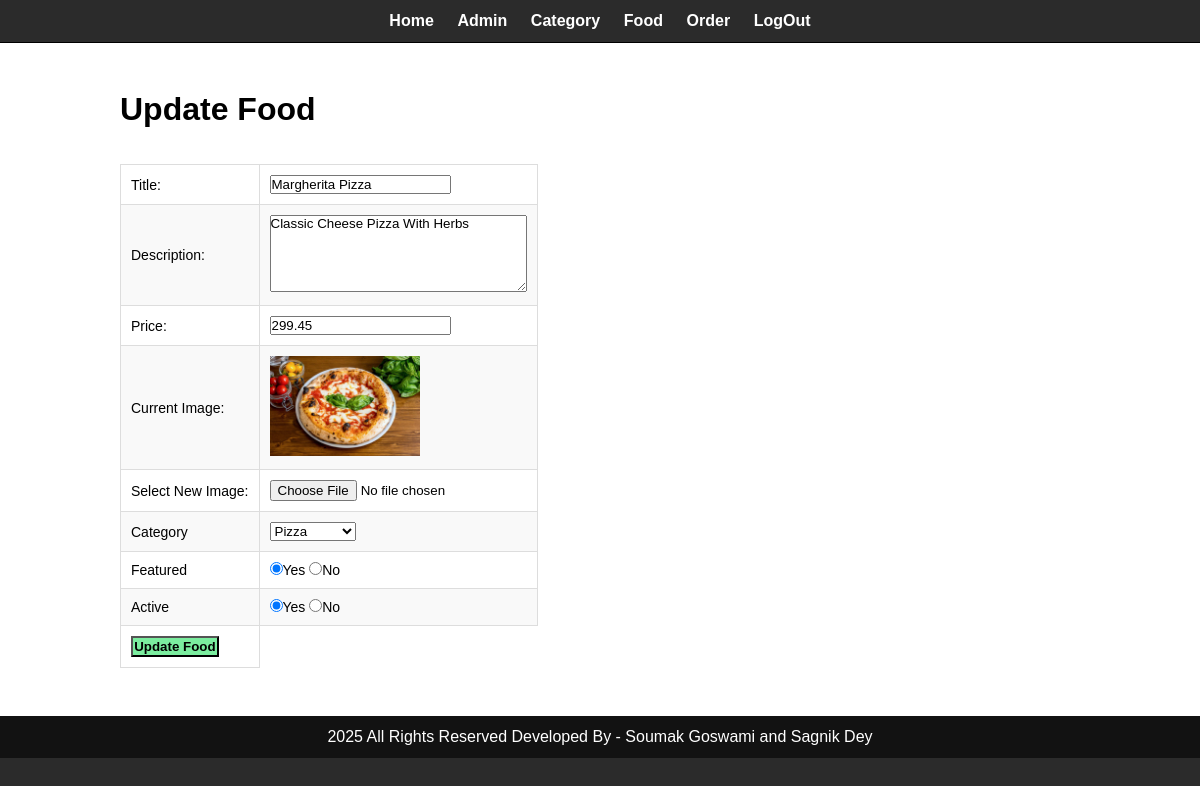
Page /admin/update-food.php?id=15 (signed in) on the committed database.
### tables this page shows
CREATE TABLE `tbl_food` (
  `id` int(10) UNSIGNED NOT NULL,
  `title` varchar(100) NOT NULL,
  `description` text NOT NULL,
  `price` decimal(10,2) NOT NULL,
  `image_name` varchar(255) NOT NULL,
  `category_id` int(10) UNSIGNED NOT NULL,
  `featured` varchar(10) NOT NULL,
  `active` varchar(10) NOT NULL
);

CREATE TABLE `tbl_category` (
  `id` int(10) UNSIGNED NOT NULL,
  `title` varchar(100) NOT NULL,
  `image_name` varchar(255) NOT NULL,
  `featured` varchar(10) NOT NULL,
  `active` varchar(10) NOT NULL
);

### admin/update-food.php (the view, shortened to what this page needs)
<?php include('partials/menu.php');
?>
<?php
    if(isset($_GET['id']))
    {
        $id = $_GET['id'];
        $sql2 = "SELECT * FROM tbl_food WHERE id = $id";
        $res2 = mysqli_query($conn , $sql2);
        $row2 = mysqli_fetch_assoc($res2);
        $title = $row2['title'];
        $description = $row2['description'];
        $price = $row2['price'];
        $current_image = $row2['image_name'];
        $current_category = $row2['category_id'];
        $featured = $row2['featured'];
        $active = $row2['active'];
    }
    else
    {
        header('location:'.SITEURL.'admin/manage-food.php');
    }
?>
<div class="main-content">
    <div class="wrapper">
        <h1>Update Food</h1>
        <br><br>
        <form action="" method="POST" enctype="multipart/form-data">
            <table class="tbl-30">
                <tr>
                    <td>Title:</td>
                    <td>
                        <input type="text" name="title" value="<?php echo $title;?>">
                    </td>
                </tr>
                <tr>
                    <td>Description:</td>
                    <td>
                        <textarea name="description" cols="30" rows="5"><?php echo $description; ?></textarea>
                    </td>
                </tr>
                <tr>
                    <td>Price:</td>
                    <td>
                        <input type="number" step="0.01" name="price" value="<?php echo $price;?>">
                    </td>
                </tr>
                <tr>
                    <td>Current Image:</td>
                    <td>
                        <?php
                            if($current_image == "")
                            {
                                echo "<div class='error'>Image Not Available</div>";
                            }
                            else
                            {
                                ?>
                                <img src="<?php echo SITEURL;?>images/food/<?php echo $current_image;?>" width="150px">
                                <?php
                            }
                        ?>
                    </td>
                </tr>
                <tr>
                    <td>Select New Image:</td>
                    <td>
                        <input type="file" name="image">
                    </td>
                </tr>
                <tr>
                    <td>Category</td>
                    <td>
                        <select name="category">
                            <?php
                                $sql = "SELECT * FROM tbl_category WHERE active='Yes'";
                                $res = mysqli_query($conn , $sql);
                                $count = mysqli_num_rows($res);
                                if($count>0)
                                {
                                    while($row=mysqli_fetch_assoc($res))
                                    {
                                        $category_title = $row['title'];
                                        $category_id = $row['id'];
                                        ?>
                                        <option <?php if($current_category == $category_id){echo "selected";} ?> value="<?php echo $category_id; ?>"><?php echo $category_title; ?></option>
                                        <?php
                                    }
                                }
                                else
                                {
                                    echo "<option value='0'>Category Not Available.</option>";
                                }
                            ?>
                        </select>
                    </td>
                </tr>
                <tr>
                    <td>Featured</td>
                    <td>
                        <input <?php if($featured == "Yes"){echo "checked";} ?> type="radio" name="featured" value="Yes">Yes
                        <input <?php if($featured == "No"){echo "checked";} ?> type="radio" name="featured" value="No">No
                    </td>
                </tr>
                <tr>
                    <td>Active</td>
                    <td>
                        <input <?php if($active == "Yes"){echo "checked";} ?> type="radio" name="active" value="Yes">Yes
                        <input <?php if($active == "No"){echo "checked";} ?> type="radio" name="active" value="No">No
                    </td>
                </tr>
                <tr>
                    <td>
                        <input type="submit" name="submit" value="Update Food" class="btn-secondary">
                    </td>
                </tr>
            </table>
        </form>
    </div>
</div>
<?php include('partials/footer.php');
?>

### css/admin.css (style rules this page uses)
* { margin: 0; padding: 0; font-family: Arial, Helvetica, sans-serif; }
.wrapper { padding: 1%; width: 80%; margin: 0 auto; }
.tbl-30 { width: 30%; }
table { width: 100%; border-collapse: collapse; font-family: Arial, sans-serif; font-size: 14px; table-layout: auto; }
td { border: 1px solid #ddd; padding: 10px; vertical-align: middle; text-align: left; white-space: nowrap; overflow: hidden; }
tr:nth-child(even) { background-color: #f9f9f9; }
.btn-secondary { background-color: #7bed9f; padding: 1%; color: black; text-decoration: none; font-weight: bold; }
.main-content { background-color: white; padding: 3% 0; }
body { background-color: #2b2b2b; }

### rows in the picture
tbl_food: title "Margherita Pizza", description "Classic Cheese Pizza With Herbs", price "299.45", image_name (picture), category "Pizza", featured "☑", active "☑"
